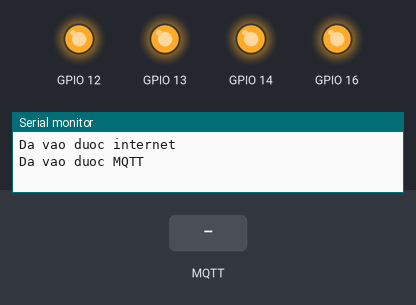
This sketch was run on a simulated ESP8266 (NodeMCU). On the bench: output pins drawn as LEDs (lit = HIGH), the last lines printed to the serial monitor. The test bench sets the inputs (shaded band). WiFi joins after 1.5 s; servers stay silent unless stated; no MQTT or app messages arrive unless stated.

Above: at 3.2 s.
3.3 s: MQTT message "1" arrives on the first subscribed topic
At 4.2 s:
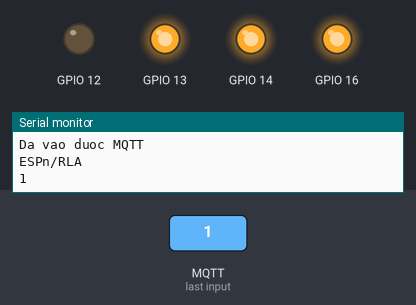
4.8 s: MQTT message "1" arrives on the second subscribed topic
At 5.3 s:
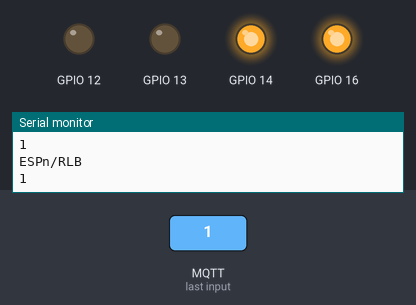
6.3 s: MQTT message "1" arrives on the third subscribed topic
At 7.5 s:
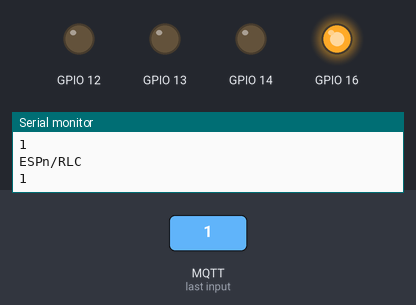
7.8 s: MQTT message "0" arrives on the first subscribed topic
At 8.8 s:
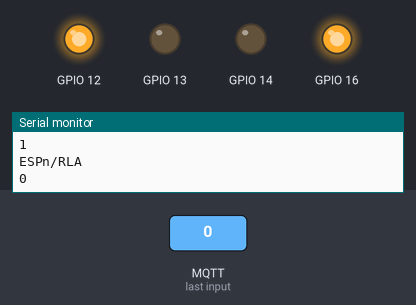
9.3 s: MQTT message "0" arrives on the second subscribed topic
At 10.0 s:
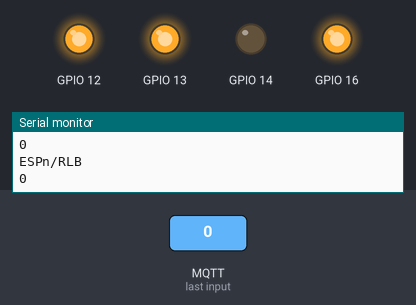
10.8 s: MQTT message "0" arrives on the third subscribed topic
At 11.1 s:
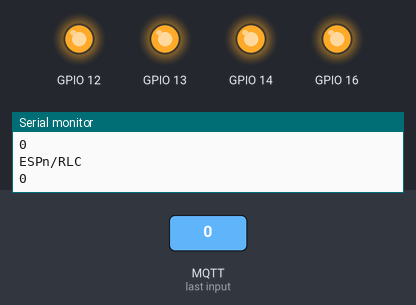
Timing chart, 0 to 13.3 s (numbered marks = the images above; inputs shaded):
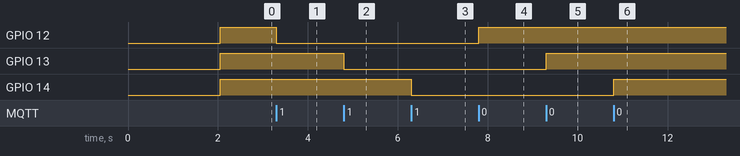

The sketch:

ESP8266.ino
```cpp
#include <ESP8266WiFi.h>
#include <PubSubClient.h>
void nhandl(char * tp, byte * nd, unsigned int length)
{
  String topic(tp);
  String noidung= String((char*)nd);
  noidung.remove(length);

  Serial.println(topic);
  Serial.println(noidung);

  if(topic=="ESPn/RLA")
  {
    if(noidung=="1")
      digitalWrite(12,LOW);
    if(noidung=="0")
      digitalWrite(12,HIGH);
  }

  if(topic=="ESPn/RLB")
  {
    if(noidung=="1")
      digitalWrite(13,LOW);
    if(noidung=="0")
      digitalWrite(13,HIGH);
  }

  if(topic=="ESPn/RLC")
  {
    if(noidung=="1")
      digitalWrite(14,LOW);
    if(noidung=="0")
      digitalWrite(14,HIGH);
  }

  if(topic=="ESPn/RLD")
  {
    if(noidung=="1")
      digitalWrite(16,LOW);
    if(noidung=="0")
      digitalWrite(16,HIGH);
  }
}
WiFiClient c;
PubSubClient MQTT("m13.cloudmqtt.com", 15512, nhandl, c);
void setup() {
  Serial.begin(9600);
  WiFi.begin("HT3", "12345679");
  while (1)
  {
    delay(100);
    if (WiFi.status() == WL_CONNECTED)
      break;
  }
  Serial.println("Da vao duoc internet");
  while (1)
  {
    delay(500);
    if (MQTT.connect("ESP", "rqabeuuk", "kt5qGvfQQmYW"))
      break;
  }
  Serial.println("Da vao duoc MQTT");
  MQTT.publish("test", "gui du lieu thu");
  MQTT.subscribe("ESPn/RLA");
  MQTT.subscribe("ESPn/RLB");
  MQTT.subscribe("ESPn/RLC");
  MQTT.subscribe("ESPn/RLD");

  pinMode(12,OUTPUT);
  pinMode(13,OUTPUT);
  pinMode(14,OUTPUT);
  pinMode(16,OUTPUT);

  digitalWrite(12,HIGH);
  digitalWrite(13,HIGH);
  digitalWrite(14,HIGH);
  digitalWrite(16,HIGH);

}

void loop() {
  MQTT.loop();
  MQTT.publish("ESPg/RLA", String(!digitalRead(12)).c_str());
  MQTT.publish("ESPg/RLB", String(!digitalRead(13)).c_str());
  MQTT.publish("ESPg/RLC", String(!digitalRead(14)).c_str());
  MQTT.publish("ESPg/RLD", String(!digitalRead(16)).c_str());
}
```

Measured:
- after the input at 3.3 s, GPIO 12: HIGH → LOW at once
- after the input at 4.8 s, GPIO 13: HIGH → LOW at once
- after the input at 6.3 s, GPIO 14: HIGH → LOW at once
- after the input at 7.8 s, GPIO 12: LOW → HIGH at once
- after the input at 9.3 s, GPIO 13: LOW → HIGH at once
- after the input at 10.8 s, GPIO 14: LOW → HIGH at once
